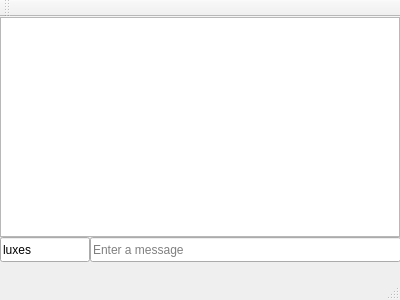
<?xml version="1.0" encoding="UTF-8"?>
<ui version="4.0">
 <class>MainWindow</class>
 <widget class="QMainWindow" name="MainWindow">
  <property name="geometry">
   <rect>
    <x>0</x>
    <y>0</y>
    <width>400</width>
    <height>300</height>
   </rect>
  </property>
  <property name="windowTitle">
   <string>MainWindow</string>
  </property>
  <widget class="QWidget" name="centralWidget">
   <widget class="QLineEdit" name="lineEdit">
    <property name="geometry">
     <rect>
      <x>90</x>
      <y>220</y>
      <width>311</width>
      <height>25</height>
     </rect>
    </property>
    <property name="placeholderText">
     <string>Enter a message</string>
    </property>
   </widget>
   <widget class="QLineEdit" name="lineEdit_2">
    <property name="geometry">
     <rect>
      <x>0</x>
      <y>220</y>
      <width>90</width>
      <height>25</height>
     </rect>
    </property>
    <property name="text">
     <string>luxes</string>
    </property>
    <property name="placeholderText">
     <string>User name</string>
    </property>
   </widget>
   <widget class="QListWidget" name="listWidget">
    <property name="geometry">
     <rect>
      <x>0</x>
      <y>0</y>
      <width>400</width>
      <height>220</height>
     </rect>
    </property>
   </widget>
  </widget>
  <widget class="QMenuBar" name="menuBar">
   <property name="geometry">
    <rect>
     <x>0</x>
     <y>0</y>
     <width>400</width>
     <height>22</height>
    </rect>
   </property>
  </widget>
  <widget class="QToolBar" name="mainToolBar">
   <attribute name="toolBarArea">
    <enum>TopToolBarArea</enum>
   </attribute>
   <attribute name="toolBarBreak">
    <bool>false</bool>
   </attribute>
  </widget>
  <widget class="QStatusBar" name="statusBar"/>
 </widget>
 <layoutdefault spacing="6" margin="11"/>
 <resources/>
 <connections/>
</ui>
